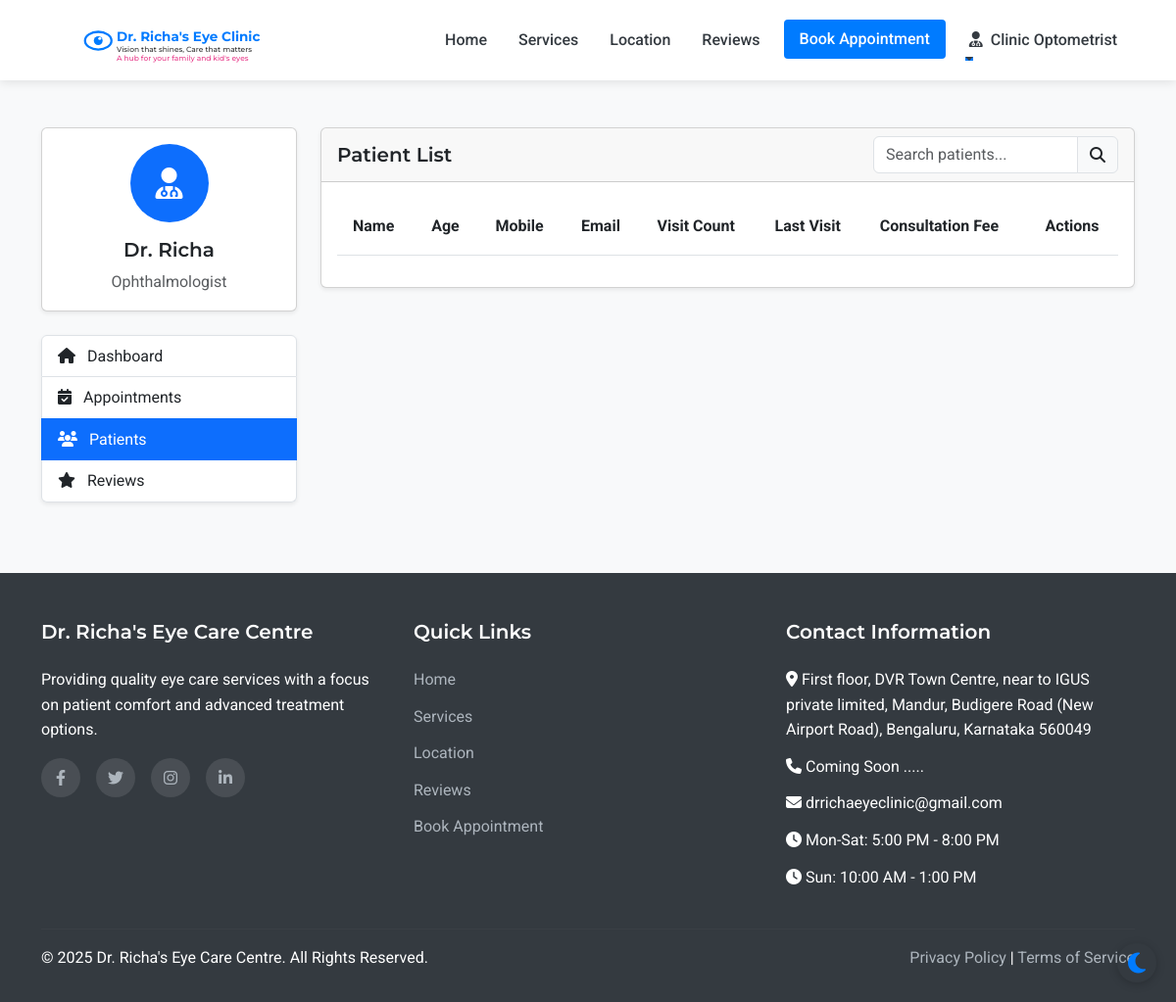
The app's page /admin/patients (signed in), older data.
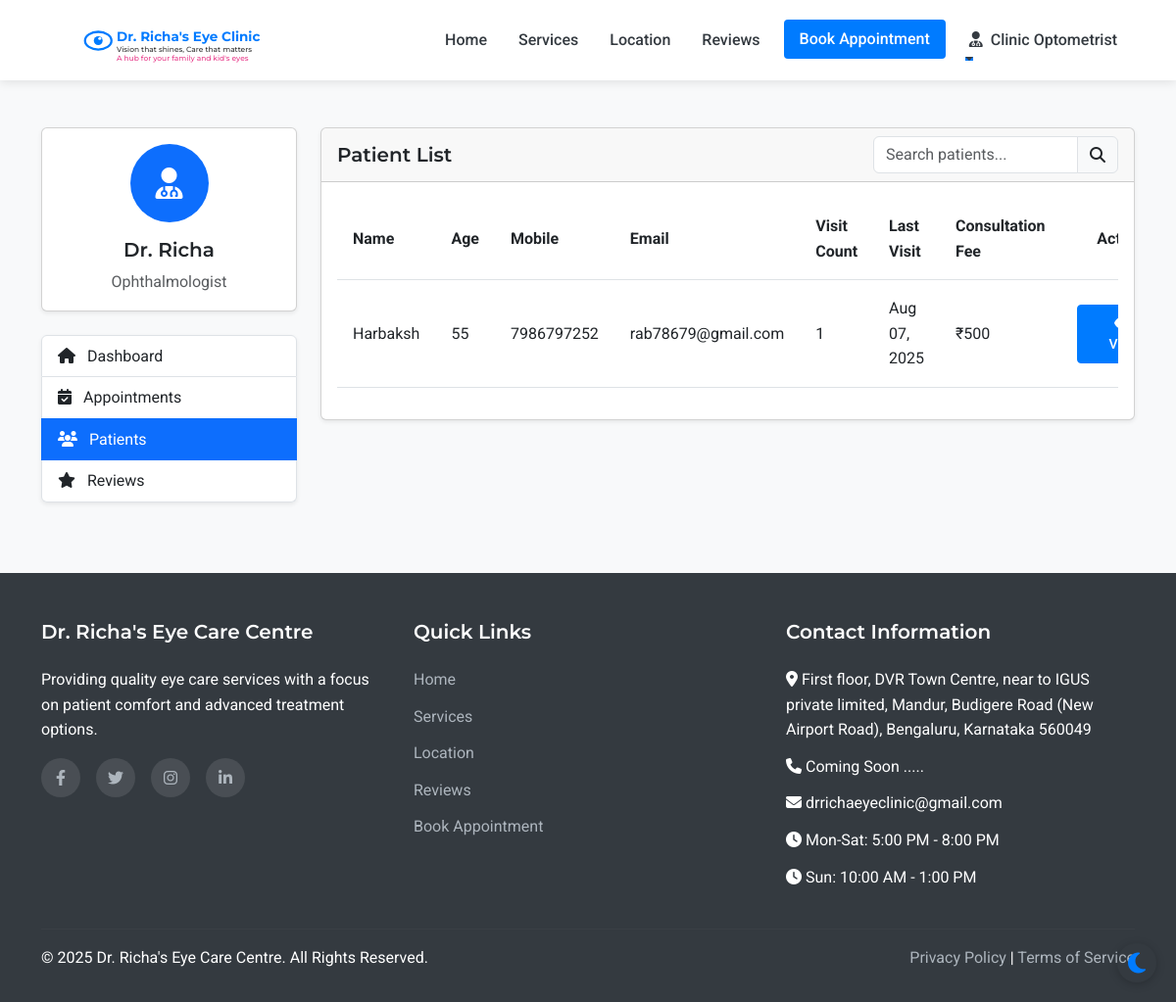
The same page, newer data.
### models.py (models this page shows, shortened)
class Staff(UserMixin, db.Model):
    __abstract__ = True
    id = db.Column(db.Integer, primary_key=True)
    username = db.Column(db.String(64), unique=True, nullable=False)
    email = db.Column(db.String(120), unique=True, nullable=False)
    password_hash = db.Column(db.String(256), nullable=False)
    full_name = db.Column(db.String(100), nullable=False)
    mobile_number = db.Column(db.String(15), nullable=False)

class Assistant(Staff):
    __tablename__ = 'assistant'
    position = db.Column(db.String(100), nullable=True, default='Optometrist')
    full_name = db.Column(db.String(100), nullable=True, default='Optometrist')
    joining_date = db.Column(db.Date, nullable=True)
    salary_records = db.relationship('Salary', backref='assistant', lazy=True)

class Patient(UserMixin, db.Model):
    id = db.Column(db.Integer, primary_key=True)
    full_name = db.Column(db.String(100), nullable=False)
    mobile_number = db.Column(db.String(15), nullable=False)
    email = db.Column(db.String(100), nullable=True)
    age = db.Column(db.Integer, nullable=False)
    sex = db.Column(db.String(10), nullable=True)
    password_hash = db.Column(db.String(256), nullable=True)
    is_registered = db.Column(db.Boolean, default=False)
    created_at = db.Column(db.DateTime, nullable=False, default=datetime.utcnow)
    appointments = db.relationship('Appointment', backref='patient', lazy=True)
    doctor_prescriptions = db.relationship('DoctorPrescription', backref='patient', lazy=True)
    optometrist_prescriptions = db.relationship('OptometristPrescription', backref='patient', lazy=True)

class Appointment(db.Model):
    id = db.Column(db.Integer, primary_key=True)
    patient_id = db.Column(db.Integer, db.ForeignKey('patient.id'), nullable=False)
    appointment_date = db.Column(db.Date, nullable=False)
    appointment_time = db.Column(db.Time, nullable=False)
    primary_issue = db.Column(db.Text, nullable=True)
    referral_info = db.Column(db.String(255), nullable=True)
    status = db.Column(db.String(20), default='scheduled')  # scheduled, completed, cancelled
    created_at = db.Column(db.DateTime, default=datetime.utcnow)
    consultation_fee = db.Column(db.Float, nullable=False, default=500.0)
    payment_status = db.Column(db.String(20), default='pending')  # pending, paid

### routes.py (the view)
@app.route('/admin/patients')
@login_required
def admin_patients():
    if not (isinstance(current_user, Admin) or isinstance(current_user, Doctor) or isinstance(current_user, Assistant)):
        flash('Access denied. Staff privileges required.', 'danger')
        return redirect(url_for('index'))
    patients = Patient.query.order_by(Patient.full_name).all()
    return render_template('admin/patients.html', patients=patients)

### templates/admin/patients.html (shortened to what this page needs)
{% extends 'layout.html' %}
{% block content %}
<section class="py-5 bg-light">
    <div class="container">
        <div class="row">
            <div class="col-lg-3 mb-4">
                <div class="card shadow-sm mb-4">
                    <div class="card-body text-center">
                        <div class="avatar-circle bg-primary text-white mb-3">
                            <i class="fas fa-user-md fa-2x"></i>
                        </div>
                        <h5 class="card-title">Dr. Richa</h5>
                        <p class="card-text text-muted">Ophthalmologist</p>
                    </div>
                </div>
                <div class="list-group shadow-sm">
                    <a href="{{ url_for('admin_dashboard') }}" class="list-group-item list-group-item-action">
                        <i class="fas fa-home me-2"></i> Dashboard
                    </a>
                    <a href="{{ url_for('admin_appointments') }}" class="list-group-item list-group-item-action">
                        <i class="fas fa-calendar-check me-2"></i> Appointments
                    </a>
                    <a href="{{ url_for('admin_patients') }}" class="list-group-item list-group-item-action active">
                        <i class="fas fa-users me-2"></i> Patients
                    </a>
                    <a href="{{ url_for('admin_reviews') }}" class="list-group-item list-group-item-action">
                        <i class="fas fa-star me-2"></i> Reviews
                    </a>
                </div>
            </div>
            <div class="col-lg-9">
                <div class="card shadow-sm">
                    <div class="card-header d-flex justify-content-between align-items-center">
                        <h5 class="mb-0">Patient List</h5>
                        <div class="input-group" style="width: 250px;">
                            <input type="text" class="form-control" id="patientSearch" placeholder="Search patients...">
                            <span class="input-group-text"><i class="fas fa-search"></i></span>
                        </div>
                    </div>
                    <div class="card-body">
                        <div class="table-responsive">
                            <table class="table table-hover" id="patientsTable">
                                <thead>
                                    <tr>
                                        <th>Name</th>
                                        <th>Age</th>
                                        <th>Mobile</th>
                                        <th>Email</th>
                                        <th>Visit Count</th>
                                        <th>Last Visit</th>
                                        <th>Consultation Fee</th>
                                        <th class="text-center">Actions</th>
                                    </tr>
                                </thead>
                                <tbody>
                                    {% for patient in patients %}
                                        <tr>
                                            <td>{{ patient.full_name }}</td>
                                            <td>{{ patient.age }}</td>
                                            <td>{{ patient.mobile_number }}</td>
                                            <td>{{ patient.email }}</td>
                                            <td>{{ patient.appointments|length }}</td>
                                            <td>
                                                {% if patient.appointments %}
                                                    {% set last_appointment = patient.appointments|sort(attribute='appointment_date', reverse=True)|first %}
                                                    {{ last_appointment.appointment_date.strftime('%b %d, %Y') }}
                                                {% else %}
                                                    {{ patient.created_at.strftime('%b %d, %Y') }}
                                                {% endif %}
                                            </td>
                                            <td>₹500</td>
                                            <td>
                                                <a href="{{ url_for('admin_patient_view', patient_id=patient.id) }}" class="btn btn-sm btn-primary">
                                                    <i class="fas fa-eye me-1"></i> View
                                                </a>
                                            </td>
                                        </tr>
                                    {% endfor %}
                                </tbody>
                            </table>
                        </div>
                    </div>
                </div>
            </div>
        </div>
    </div>
</section>
{% endblock %}

### templates/layout.html (shortened to what this page needs)
<!DOCTYPE html>
<html lang="en">
<head>
    <link href="https://cdn.jsdelivr.net/npm/bootstrap@5.3.0-alpha1/dist/css/bootstrap.min.css" rel="stylesheet">
    <link rel="stylesheet" href="https://cdn.jsdelivr.net/npm/flatpickr/dist/flatpickr.min.css">
    <link rel="stylesheet" href="https://cdnjs.cloudflare.com/ajax/libs/font-awesome/6.1.1/css/all.min.css">
    <link rel="stylesheet" href="{{ url_for('static', filename='css/style.css') }}">
</head>
<body>
    <nav class="navbar navbar-expand-lg sticky-top">
        <div class="container">
            <a class="navbar-brand" href="{{ url_for('index') }}" id="clinic-logo">
                <div id="interactive-logo-container" style="height: 60px;"></div>
            </a>
            <div class="collapse navbar-collapse" id="navbarNav">
                <ul class="navbar-nav ms-auto">
                    <li class="nav-item">
                        <a class="nav-link {% if request.path == url_for('index') %}active{% endif %}" href="{{ url_for('index') }}">Home</a>
                    </li>
                    <li class="nav-item">
                        <a class="nav-link {% if request.path == url_for('services') %}active{% endif %}" href="{{ url_for('services') }}">Services</a>
                    </li>
                    <li class="nav-item">
                        <a class="nav-link {% if request.path == url_for('location') %}active{% endif %}" href="{{ url_for('location') }}">Location</a>
                    </li>
                    <li class="nav-item">
                        <a class="nav-link {% if request.path == url_for('reviews') %}active{% endif %}" href="{{ url_for('reviews') }}">Reviews</a>
                    </li>
                    <li class="nav-item">
                        <a class="nav-link btn btn-primary text-white px-3 ms-lg-2" href="{{ url_for('appointment') }}">Book Appointment</a>
                    </li>
                    {% if current_user.is_authenticated %}
                        {% if current_user.__class__.__name__ == 'Patient' %}
                            <li class="nav-item dropdown">
                                <a class="nav-link dropdown-toggle" href="#" id="navbarDropdown" role="button" data-bs-toggle="dropdown" aria-expanded="false">
                                    <i class="fas fa-user me-1"></i> {{ current_user.full_name }}
                                </a>
                                <ul class="dropdown-menu dropdown-menu-end" aria-labelledby="navbarDropdown">
                                    <li><a class="dropdown-item" href="{{ url_for('patient_dashboard') }}">Dashboard</a></li>
                                    <li><a class="dropdown-item" href="{{ url_for('patient_appointments') }}">My Appointments</a></li>
                                    <li><a class="dropdown-item" href="{{ url_for('patient_medical_records') }}">Medical Records</a></li>
                                    <li><hr class="dropdown-divider"></li>
                                    <li><a class="dropdown-item" href="{{ url_for('patient_logout') }}">Logout</a></li>
                                </ul>
                            </li>
                        {% else %}
                            <li class="nav-item dropdown">
                                <a class="nav-link dropdown-toggle" href="#" id="navbarDropdown" role="button" data-bs-toggle="dropdown" aria-expanded="false">
                                    <i class="fas fa-user-md me-1"></i> {{ current_user.full_name }}
                                </a>
                            </li>
                        {% endif %}
                    {% endif %}
                </ul>
            </div>
        </div>
    </nav>
    <main>
        {% block content %}{% endblock %}
    </main>
    <footer>
        <div class="container">
            <div class="row">
                <div class="col-md-4 mb-4 mb-md-0">
                    <h5>Dr. Richa's Eye Care Centre</h5>
                    <p class="mb-3">Providing quality eye care services with a focus on patient comfort and advanced treatment options.</p>
                    <div class="social-icons">
                        <a href="#" aria-label="Facebook"><i class="fab fa-facebook-f"></i></a>
                        <a href="#" aria-label="Twitter"><i class="fab fa-twitter"></i></a>
                        <a href="#" aria-label="Instagram"><i class="fab fa-instagram"></i></a>
                        <a href="#" aria-label="LinkedIn"><i class="fab fa-linkedin-in"></i></a>
                    </div>
                </div>
                <div class="col-md-4 mb-4 mb-md-0">
                    <h5>Quick Links</h5>
                    <ul>
                        <li><a href="{{ url_for('index') }}">Home</a></li>
                        <li><a href="{{ url_for('services') }}">Services</a></li>
                        <li><a href="{{ url_for('location') }}">Location</a></li>
                        <li><a href="{{ url_for('reviews') }}">Reviews</a></li>
                        <li><a href="{{ url_for('appointment') }}">Book Appointment</a></li>
                    </ul>
                </div>
                <div class="col-md-4">
                    <h5>Contact Information</h5>
                    <ul>
                        <li><i class="fas fa-map-marker-alt"></i> First floor, DVR Town Centre, near to     IGUS private limited, Mandur, Budigere Road (New Airport Road), Bengaluru, Karnataka 560049</li>
                        <li><i class="fas fa-phone"></i> Coming Soon .....</li>
                        <li><i class="fas fa-envelope"></i> drrichaeyeclinic@gmail.com</li>
                        <li><i class="fas fa-clock"></i> Mon-Sat: 5:00 PM - 8:00 PM</li>
                        <li><i class="fas fa-clock"></i> Sun: 10:00 AM - 1:00 PM</li>
                    </ul>
                </div>
            </div>
            <hr class="mt-4 mb-3" style="border-color: rgba(255,255,255,0.1);">
            <div class="row">
                <div class="col-md-6">
                    <p class="mb-md-0">&copy; {{ now.year }} Dr. Richa's Eye Care Centre. All Rights Reserved.</p>
                </div>
                <div class="col-md-6 text-md-end">
                    <p class="mb-0">
                        <a href="#">Privacy Policy</a> |
                        <a href="#">Terms of Service</a>
                    </p>
                </div>
            </div>
        </div>
    </footer>
</body>
</html>

Row changes from the older to the newer data that the page shows:
added Patient: full_name "Harbaksh", age "55", mobile_number "7986797252", email "rab78679@gmail.com", appointments|length "1"
added Appointment: appointment_date "Aug 07, 2025"
